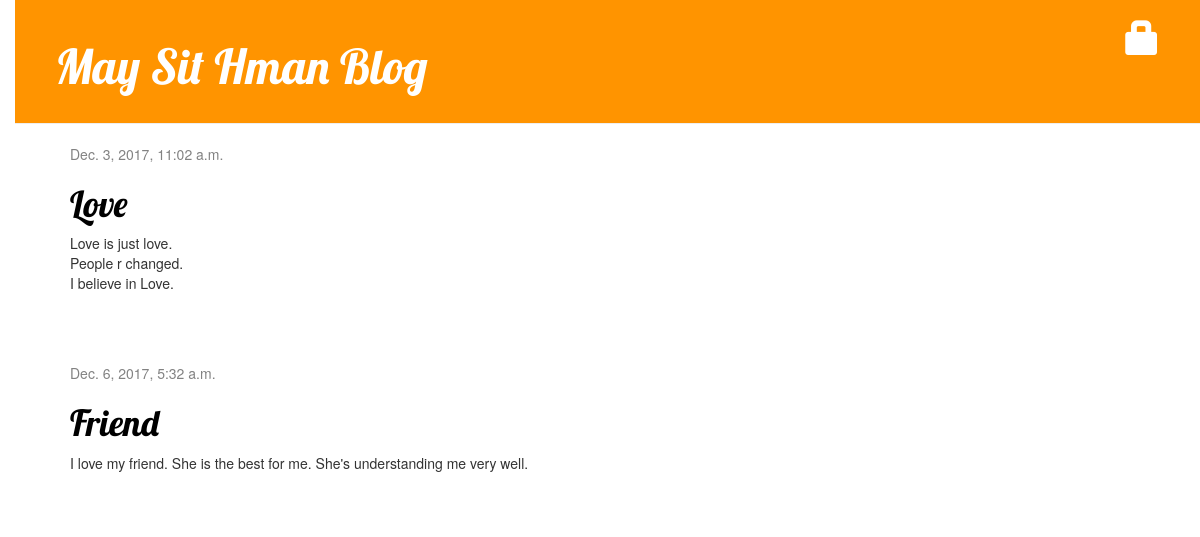
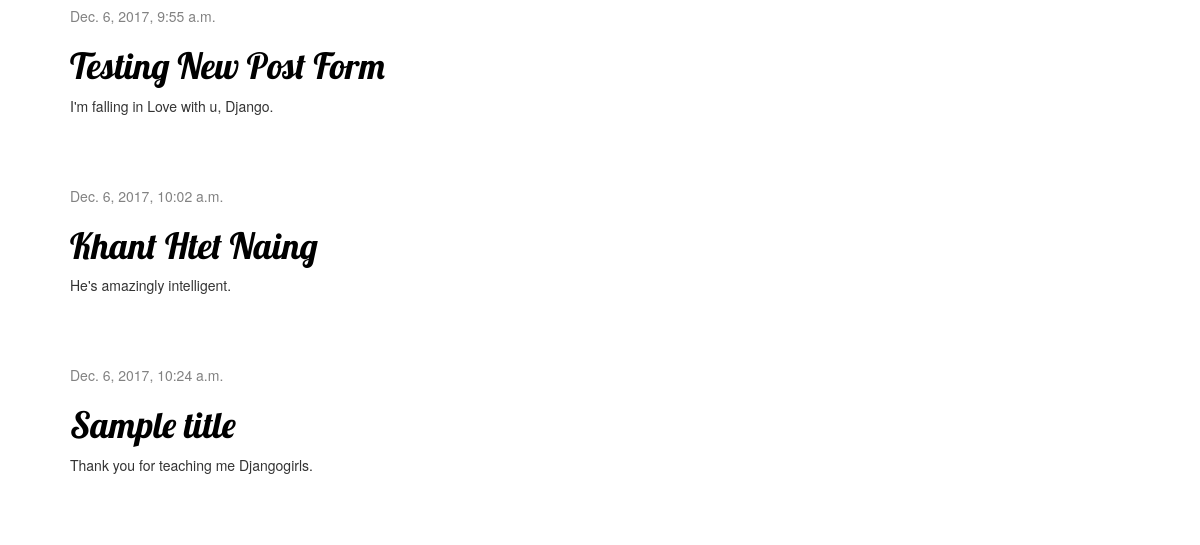
Before: / with the older database file (2 pictures, top to bottom).
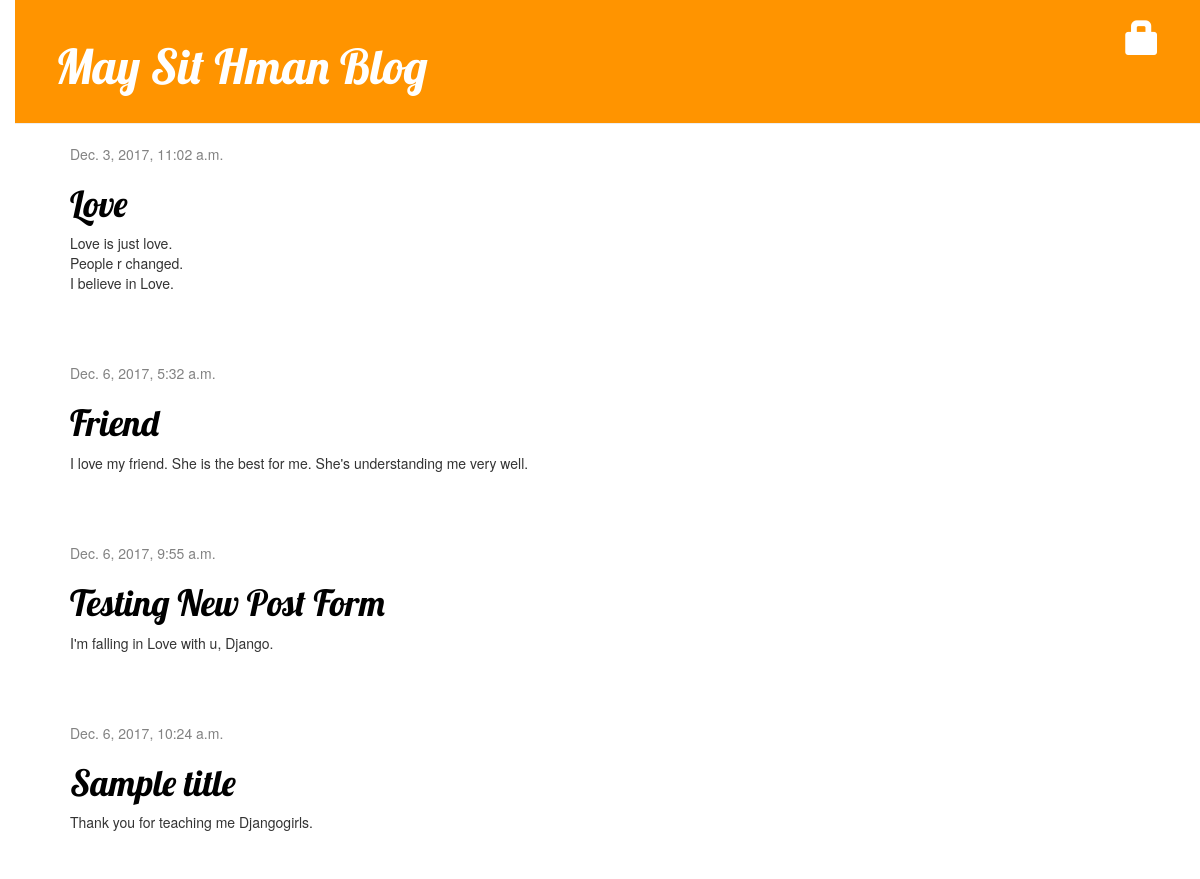
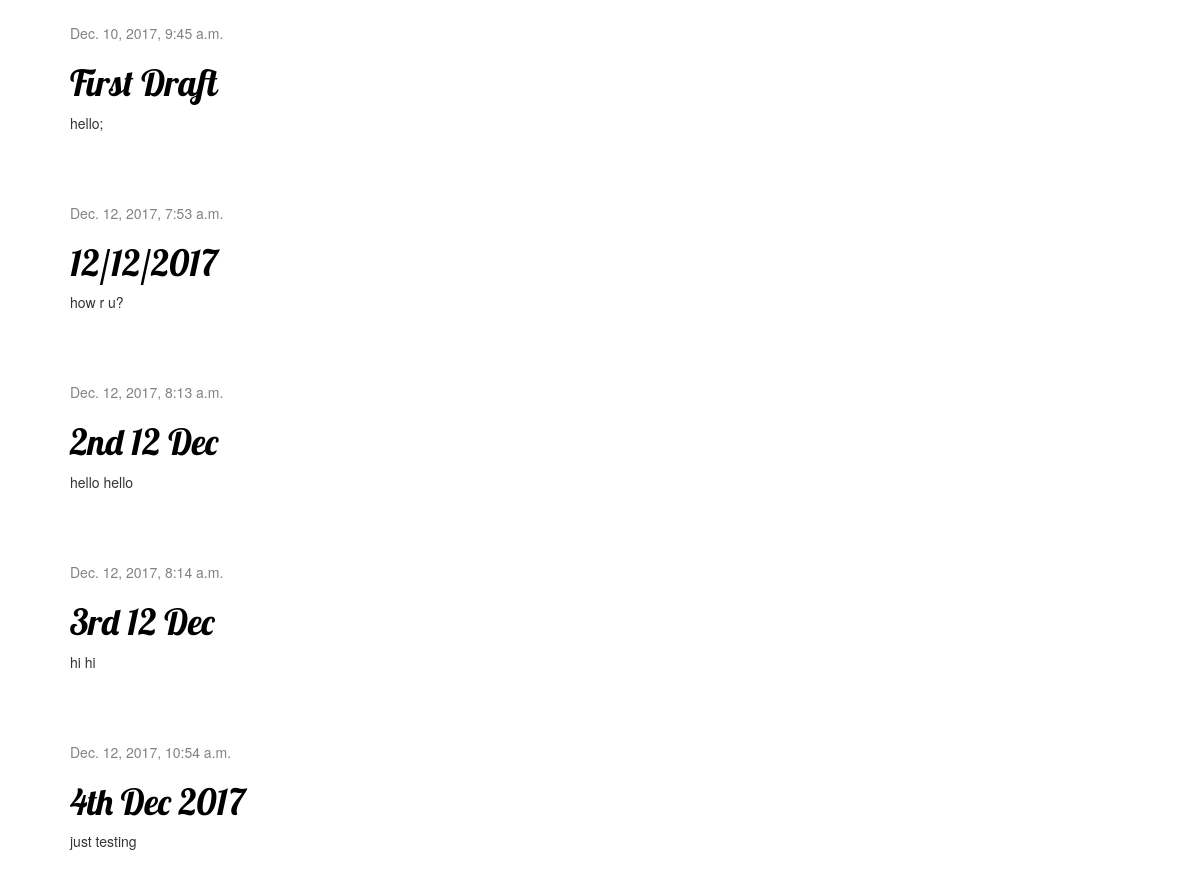
After: the same page with the newer database file (2 pictures, top to bottom).
### blog/models.py (models this page shows, shortened)
class Post(models.Model):
    author = models.ForeignKey('auth.User')
    title = models.CharField(max_length=200)
    text = models.TextField()
    created_date = models.DateTimeField(
            default=timezone.now)
    published_date = models.DateTimeField(
            blank=True, null=True)

### blog/views.py (the view)
# urls.py: url(r'^$', views.post_list, name='post_list'),
def post_list(request):
    posts = Post.objects.filter(published_date__lte=timezone.now()).order_by('published_date')
    return render(request, 'blog/post_list.html', {'posts': posts})

### blog/templates/blog/post_list.html
{% extends 'blog/base.html' %}
{% block content %}
    {% for post in posts %}
        <div class="post">
            <div class="date">
                {{ post.published_date }}
            </div>
            <h1><a href="{% url 'post_detail' pk=post.pk %}">{{ post.title }}</a></h1>
            <p>{{ post.text|linebreaksbr }}</p>
        </div>
    {% endfor %}
{% endblock %}

### blog/templates/blog/base.html (shortened to what this page needs)
{% load staticfiles %}
<html>
    <head>
        <link rel="stylesheet" href="//maxcdn.bootstrapcdn.com/bootstrap/3.2.0/css/bootstrap.min.css">
        <link rel="stylesheet" href="//maxcdn.bootstrapcdn.com/bootstrap/3.2.0/css/bootstrap-theme.min.css">
        <link rel="stylesheet" href="{% static 'css/blog.css' %}">
    </head>
    <body>
      <div class="page-header">
        {% if user.is_authenticated %}
          <a href="{% url 'post_new' %}" class="top-menu"><span class="glyphicon glyphicon-plus"></span></a>
          <a href="{% url 'post_draft_list' %}" class="top-menu"><span class="glyphicon glyphicon-edit"></span></a>
          <p class="top-menu">Hello {{ user.username }} <small>(<a href="{% url 'logout' %}">Log out</a>)</small></p>
        {% else %}
          <a href="{% url 'login' %}" class="top-menu"><span class="glyphicon glyphicon-lock"></span></a>
        {% endif %}
        <h1><a href="/">May Sit Hman Blog</a></h1>
      </div>
      <div class="content container">
        <div class="row">
            <div class="col-md-8">
            {% block content %}
            {% endblock %}
            </div>
        </div>
      </div>
    </body>
</html>

### blog/static/css/blog.css (style rules this page uses)
h1 a { color: #FCA205; font-family: 'Lobster'; }
body { padding-left: 15px; }
.page-header { background-color: #ff9400; margin-top: 0; padding: 20px 20px 20px 40px; }
.page-header h1, .page-header h1 a, .page-header h1 a:visited, .page-header h1 a:active { color: #ffffff; font-size: 36pt; text-decoration: none; }
.content { margin-left: 40px; }
h1, h2, h3, h4 { font-family: 'Lobster', cursive; }
.date { color: #828282; }
.top-menu, .top-menu:hover, .top-menu:visited { color: #ffffff; float: right; font-size: 26pt; margin-right: 20px; }
.post { margin-bottom: 70px; }
.post h1 a, .post h1 a:visited { color: #000000; }

Changed rows visible on the page:
removed Post: published_date "Dec. 6, 2017, 10:02 a.m.", title "Khant Htet Naing", text "He's amazingly intelligent."
added Post: published_date "Dec. 10, 2017, 9:45 a.m.", title "First Draft", text "hello;"
added Post: published_date "Dec. 12, 2017, 7:53 a.m.", title "12/12/2017", text "how r u?"
added Post: published_date "Dec. 12, 2017, 8:13 a.m.", title "2nd 12 Dec", text "hello hello"
added Post: published_date "Dec. 12, 2017, 8:14 a.m.", title "3rd 12 Dec", text "hi hi"
added Post: published_date "Dec. 12, 2017, 10:54 a.m.", title "4th Dec 2017", text "just testing"
